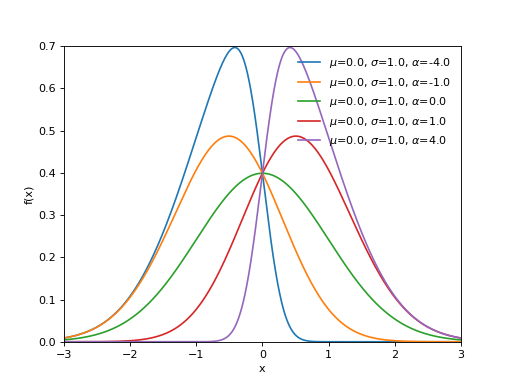

Generate this figure with Python:
import matplotlib.pyplot as plt
import numpy as np
import scipy.stats as st
x = np.linspace(-3.0, 3.0, 1000)
fig, ax = plt.subplots()
f = lambda alpha, mu, sigma : st.skewnorm.pdf(x, alpha, loc=mu, scale=sigma)
plot_pdf = lambda alpha, mu, sigma : ax.plot(x, f(alpha, mu, sigma), label=r'$\mu$={0}, $\sigma$={1}, $\alpha$={2}'.format(mu, sigma, alpha))
plot_pdf(-4.0,0.0,1.0)
plot_pdf(-1.0,0.0,1.0)
plot_pdf(0.0,0.0,1.0)
plot_pdf(1.0,0.0,1.0)
plot_pdf(4.0,0.0,1.0)
plt.legend(loc='upper right', frameon=False)
ax.set(xlim=[-3,3], ylim=[0,0.7], xlabel='x', ylabel='f(x)')
plt.show()
